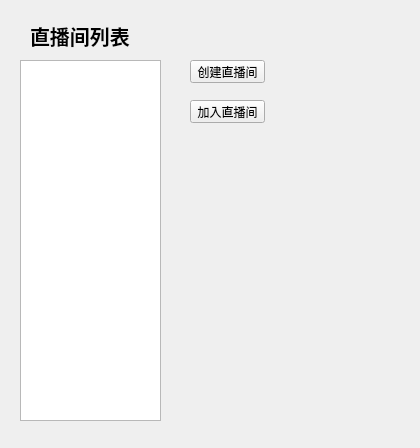
<?xml version="1.0" encoding="UTF-8"?>
<ui version="4.0">
 <class>UserInterface</class>
 <widget class="QWidget" name="UserInterface">
  <property name="geometry">
   <rect>
    <x>0</x>
    <y>0</y>
    <width>420</width>
    <height>448</height>
   </rect>
  </property>
  <property name="windowTitle">
   <string>Form</string>
  </property>
  <widget class="QListWidget" name="listWidget">
   <property name="geometry">
    <rect>
     <x>20</x>
     <y>60</y>
     <width>141</width>
     <height>361</height>
    </rect>
   </property>
  </widget>
  <widget class="QLabel" name="label">
   <property name="geometry">
    <rect>
     <x>30</x>
     <y>20</y>
     <width>121</width>
     <height>31</height>
    </rect>
   </property>
   <property name="font">
    <font>
     <pointsize>15</pointsize>
     <weight>75</weight>
     <bold>true</bold>
    </font>
   </property>
   <property name="text">
    <string>直播间列表</string>
   </property>
  </widget>
  <widget class="QPushButton" name="pushButton">
   <property name="geometry">
    <rect>
     <x>190</x>
     <y>60</y>
     <width>75</width>
     <height>23</height>
    </rect>
   </property>
   <property name="text">
    <string>创建直播间</string>
   </property>
  </widget>
  <widget class="QPushButton" name="pushButton_2">
   <property name="geometry">
    <rect>
     <x>190</x>
     <y>100</y>
     <width>75</width>
     <height>23</height>
    </rect>
   </property>
   <property name="text">
    <string>加入直播间</string>
   </property>
  </widget>
 </widget>
 <resources/>
 <connections/>
</ui>
